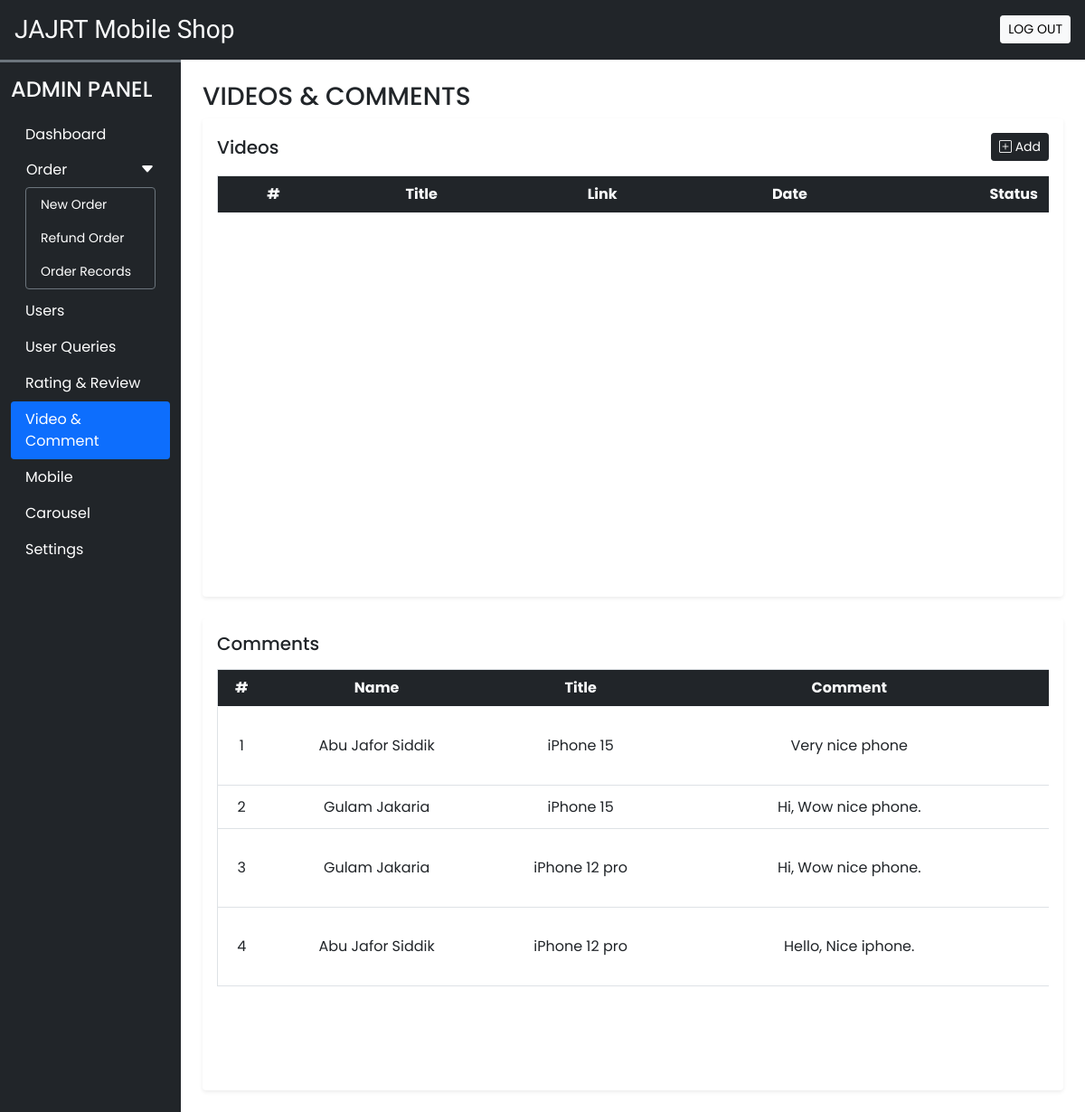
Page /admin/video_comment.php (signed in) on the committed database.
### tables this page shows
CREATE TABLE `comments` (
  `sr_no` int(11) NOT NULL,
  `v_id` int(11) NOT NULL,
  `u_id` int(11) NOT NULL,
  `comment` varchar(200) NOT NULL,
  `datentime` datetime NOT NULL DEFAULT current_timestamp(),
  `seen` tinyint(4) NOT NULL DEFAULT 0
);

CREATE TABLE `user_cred` (
  `id` int(11) NOT NULL,
  `name` varchar(100) NOT NULL,
  `phonenum` bigint(20) NOT NULL,
  `email` varchar(200) NOT NULL,
  `address` varchar(200) NOT NULL,
  `profile` varchar(100) NOT NULL,
  `password` varchar(100) NOT NULL,
  `is_verified` tinyint(4) NOT NULL DEFAULT 0,
  `status` tinyint(4) NOT NULL DEFAULT 1,
  `token` varchar(200) DEFAULT NULL,
  `token_exp` date DEFAULT NULL,
  `datentime` datetime NOT NULL DEFAULT current_timestamp()
);

CREATE TABLE `videos` (
  `v_id` int(11) NOT NULL,
  `title` varchar(150) NOT NULL,
  `link` varchar(250) NOT NULL,
  `status` tinyint(4) NOT NULL DEFAULT 0,
  `datentime` datetime NOT NULL DEFAULT current_timestamp()
);

### admin/video_comment.php (the view, shortened to what this page needs)
<!DOCTYPE html>
<html lang="en">
<head>
    <?php require("inc/links.php"); ?>
</head>
<body>
    <?php require("inc/header.php"); ?>
    <div class="container-fluid" id="main-content">
        <div class="row">
            <div class="col-lg-10 ms-auto ps-4 pe-4 overflow-hidden">
                <h3 class="mb-2 mt-4">VIDEOS & COMMENTS</h3>
                <div class="card border-0 shadow-sm mb-4">
                    <div class="card-body">
                        <div class="d-flex align-items-center justify-content-between mb-3">
                            <h5 class="card-title m-0">Videos</h5>
                            <button type="button" class="btn btn-dark shadow-none btn-sm" data-bs-toggle="modal" data-bs-target="#video-s">
                                <i class="bi bi-plus-square"></i> Add
                            </button>
                        </div>
                        <div class="table-responsive" style="height: 450px; overflow-y: scroll;">
                            <table class="table table-hover border text-center" style="min-width: 1300px;">
                                <thead>
                                    <tr class="bg-dark text-light">
                                        <th scope="col">#</th>
                                        <th scope="col">Title</th>
                                        <th scope="col">Link</th>
                                        <th scope="col">Date</th>
                                        <th scope="col">Status</th>
                                    </tr>
                                </thead>
                            </table>
                        </div>
                    </div>
                </div>
            </div>
            <div class="col-lg-10 ms-auto ps-4 pe-4 overflow-hidden">
                <div class="card border-0 shadow-sm mb-4">
                    <div class="card-body">
                        <div class="d-flex align-items-center justify-content-between mb-3">
                            <h5 class="card-title m-0">Comments</h5>
                        </div>
                        <div class="table-responsive" style="height: 450px; overflow-y: scroll;">
                            <table class="table table-hover border text-center" style="min-width: 1300px;">
                                <thead>
                                    <tr class="bg-dark text-light">
                                    <th scope="col">#</th>
                                        <th scope="col">Name</th>
                                        <th scope="col">Title</th>
                                        <th scope="col" width="30%">Comment</th>
                                        <th scope="col">Date</th>
                                    </tr>
                                </thead>
                                <tbody id="comment-data">
                                <?php
                                    $sql = "SELECT * FROM comments AS c
                                    JOIN user_cred AS u ON c.u_id = u.id
                                    JOIN videos AS v ON c.v_id = v.v_id
                                    ORDER BY sr_no DESC";
                                    $res = $con->query($sql);
                                    $i = 1;
                                    while($row = $res->fetch_assoc()){
                                        $date = date("d-m-Y", strtotime($row["datentime"]));
                                        $seen = "";
                                        if($row["seen"] != 1){
                                            $seen = "<a href='?seen=$row[sr_no]' class='btn btn-sm rounded-pill btn-primary mb-2'>Mark as read</a><br>";
                                        }
                                        $seen .= "<a href='?del=$row[sr_no]' class='btn btn-sm rounded-pill btn-danger'>Delete</a>";
                                        echo<<<data
                                            <tr class='align-middle'>
                                                <td>$i</td>
                                                <td>$row[name]</td>
                                                <td>$row[title]</td>
                                                <td>$row[comment]</td>
                                                <td>$date</td>
                                                <td>$seen</td>
                                            </tr>
                                        data;
                                        $i++;
                                    }
                                ?>
                                </tbody>
                            </table>
                        </div>
                    </div>
                </div>
            </div>
        </div>
    </div>
</body>
</html>

### admin/css/common.css (style rules this page uses)
* { font-family: 'Poppins', sans-serif; }

### rows in the picture
comments: u.name "Abu Jafor Siddik", v.title "iPhone 15", comment "Very nice phone"
comments: u.name "Gulam Jakaria", v.title "iPhone 15", comment "Hi, Wow nice phone."
comments: u.name "Gulam Jakaria", v.title "iPhone 12 pro", comment "Hi, Wow nice phone."
comments: u.name "Abu Jafor Siddik", v.title "iPhone 12 pro", comment "Hello, Nice iphone."
